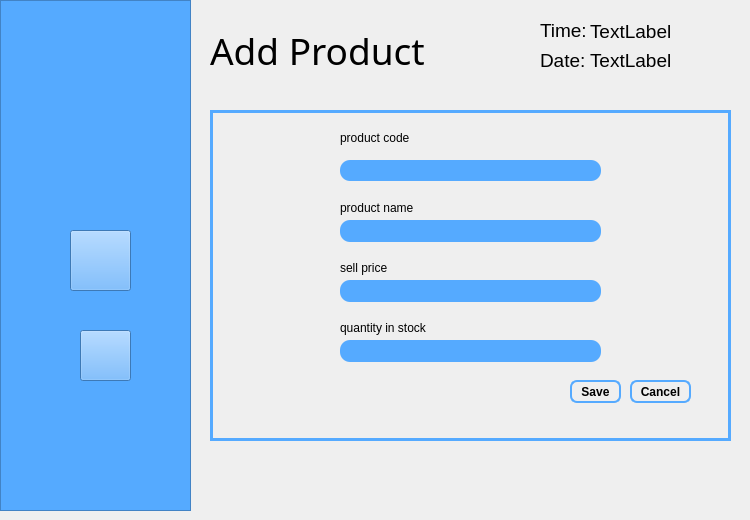
   <widget class="QWidget" name="page_2">
    <widget class="QFrame" name="frame_3">
     <property name="geometry">
      <rect>
       <x>0</x>
       <y>0</y>
       <width>191</width>
       <height>511</height>
      </rect>
     </property>
     <property name="styleSheet">
      <string notr="true">background:rgb(85,170,255);</string>
     </property>
     <property name="frameShape">
      <enum>QFrame::StyledPanel</enum>
     </property>
     <property name="frameShadow">
      <enum>QFrame::Raised</enum>
     </property>
     <widget class="QLabel" name="labelLogo5">
      <property name="geometry">
       <rect>
        <x>10</x>
        <y>30</y>
        <width>171</width>
        <height>171</height>
       </rect>
      </property>
      <property name="styleSheet">
       <string notr="true">border-image:url(://img/floralloLogo.png);</string>
      </property>
      <property name="text">
       <string/>
      </property>
     </widget>
     <widget class="QPushButton" name="profile_5">
      <property name="geometry">
       <rect>
        <x>70</x>
        <y>230</y>
        <width>61</width>
        <height>61</height>
       </rect>
      </property>
      <property name="styleSheet">
       <string notr="true">#profile_5
{
   border-image:url(://img/profileIcon.png);
}

#profile_5:hover
{
  border-image:url(://img/profileIconHover.png);
}</string>
      </property>
      <property name="text">
       <string/>
      </property>
     </widget>
     <widget class="QPushButton" name="signOut_5">
      <property name="geometry">
       <rect>
        <x>80</x>
        <y>330</y>
        <width>51</width>
        <height>51</height>
       </rect>
      </property>
      <property name="styleSheet">
       <string notr="true">#signOut_5
{
   border-image:url(://img/signOut.png);
}

#signOut_5:hover
{
  border-image:url(://img/signOutHover.png);
}</string>
      </property>
      <property name="text">
       <string/>
      </property>
     </widget>
    </widget>
    <widget class="QFrame" name="frame_4">
     <property name="geometry">
      <rect>
       <x>210</x>
       <y>110</y>
       <width>521</width>
       <height>331</height>
      </rect>
     </property>
     <property name="styleSheet">
      <string notr="true">#frame_4
{
	border:3px solid rgb(85, 170, 255);
}</string>
     </property>
     <property name="frameShape">
      <enum>QFrame::StyledPanel</enum>
     </property>
     <property name="frameShadow">
      <enum>QFrame::Raised</enum>
     </property>
     <widget class="QLineEdit" name="lineEdit_ProductCodeInput">
      <property name="geometry">
       <rect>
        <x>130</x>
        <y>50</y>
        <width>261</width>
        <height>21</height>
       </rect>
      </property>
      <property name="font">
       <font>
        <pointsize>10</pointsize>
       </font>
      </property>
      <property name="styleSheet">
       <string notr="true">padding: 1px;
background: rgb(85,170,255);
border-radius: 10px;
</string>
      </property>
     </widget>
     <widget class="QLineEdit" name="lineEdit_QuantityInStockInput">
      <property name="geometry">
       <rect>
        <x>130</x>
        <y>230</y>
        <width>261</width>
        <height>22</height>
       </rect>
      </property>
      <property name="font">
       <font>
        <pointsize>10</pointsize>
       </font>
      </property>
      <property name="styleSheet">
       <string notr="true">padding: 1px;
background: rgb(85,170,255);
border-radius: 10px;</string>
      </property>
     </widget>
     <widget class="QLineEdit" name="lineEdit_SellPriceInput">
      <property name="geometry">
       <rect>
        <x>130</x>
        <y>170</y>
        <width>261</width>
        <height>22</height>
       </rect>
      </property>
      <property name="font">
       <font>
        <pointsize>10</pointsize>
       </font>
      </property>
      <property name="styleSheet">
       <string notr="true">padding: 1px;
background: rgb(85,170,255);
border-radius: 10px;</string>
      </property>
     </widget>
     <widget class="QLineEdit" name="lineEdit_ProductNameInput">
      <property name="geometry">
       <rect>
        <x>130</x>
        <y>110</y>
        <width>261</width>
        <height>22</height>
       </rect>
      </property>
      <property name="font">
       <font>
        <pointsize>10</pointsize>
       </font>
      </property>
      <property name="styleSheet">
       <string notr="true">padding: 1px;
background: rgb(85,170,255);
border-radius: 10px;</string>
      </property>
     </widget>
     <widget class="QPushButton" name="pushButton_SaveAddProduct">
      <property name="geometry">
       <rect>
        <x>360</x>
        <y>270</y>
        <width>51</width>
        <height>23</height>
       </rect>
      </property>
      <property name="font">
       <font>
        <family>Arial</family>
        <pointsize>9</pointsize>
        <weight>75</weight>
        <bold>true</bold>
       </font>
      </property>
      <property name="styleSheet">
       <string notr="true">#pushButton_SaveAddProduct
{
background-color: transparent;
border-width: 2px;
border-color: rgb(85,170,255);
border-style: solid;
border-radius: 7;
padding: 3px;
padding-left: 5px;
padding-right: 5px;
}

#pushButton_SaveAddProduct:hover
{
background:rgb(85,170,255);
}</string>
      </property>
      <property name="text">
       <string>Save</string>
      </property>
     </widget>
     <widget class="QPushButton" name="pushButton_CancelAddProduct">
      <property name="geometry">
       <rect>
        <x>420</x>
        <y>270</y>
        <width>61</width>
        <height>23</height>
       </rect>
      </property>
      <property name="font">
       <font>
        <family>Arial</family>
        <pointsize>9</pointsize>
        <weight>75</weight>
        <bold>true</bold>
       </font>
      </property>
      <property name="styleSheet">
       <string notr="true">#pushButton_CancelAddProduct
{
background-color: transparent;
border-width: 2px;
border-color: rgb(85,170,255);
border-style: solid;
border-radius: 7;
padding: 3px;
padding-left: 5px;
padding-right: 5px;
}

#pushButton_CancelAddProduct:hover
{
background:rgb(85,170,255);
}</string>
      </property>
      <property name="text">
       <string>Cancel</string>
      </property>
     </widget>
     <widget class="QLabel" name="label">
      <property name="geometry">
       <rect>
        <x>130</x>
        <y>20</y>
        <width>81</width>
        <height>16</height>
       </rect>
      </property>
      <property name="text">
       <string>product code</string>
      </property>
     </widget>
     <widget class="QLabel" name="label_19">
      <property name="geometry">
       <rect>
        <x>130</x>
        <y>90</y>
        <width>91</width>
        <height>16</height>
       </rect>
      </property>
      <property name="text">
       <string>product name</string>
      </property>
     </widget>
     <widget class="QLabel" name="label_20">
      <property name="geometry">
       <rect>
        <x>130</x>
        <y>150</y>
        <width>81</width>
        <height>16</height>
       </rect>
      </property>
      <property name="text">
       <string>sell price</string>
      </property>
     </widget>
     <widget class="QLabel" name="label_21">
      <property name="geometry">
       <rect>
        <x>130</x>
        <y>210</y>
        <width>101</width>
        <height>16</height>
       </rect>
      </property>
      <property name="text">
       <string>quantity in stock</string>
      </property>
     </widget>
    </widget>
    <widget class="QLabel" name="label_5">
     <property name="geometry">
      <rect>
       <x>210</x>
       <y>20</y>
       <width>301</width>
       <height>61</height>
      </rect>
     </property>
     <property name="font">
      <font>
       <family>Arial Rounded MT Bold</family>
       <pointsize>28</pointsize>
      </font>
     </property>
     <property name="text">
      <string>Add Product</string>
     </property>
    </widget>
    <widget class="QLabel" name="label_6">
     <property name="geometry">
      <rect>
       <x>540</x>
       <y>20</y>
       <width>47</width>
       <height>20</height>
      </rect>
     </property>
     <property name="font">
      <font>
       <pointsize>14</pointsize>
      </font>
     </property>
     <property name="text">
      <string>Time:</string>
     </property>
    </widget>
    <widget class="QLabel" name="label_7">
     <property name="geometry">
      <rect>
       <x>540</x>
       <y>50</y>
       <width>51</width>
       <height>21</height>
      </rect>
     </property>
     <property name="font">
      <font>
       <pointsize>14</pointsize>
      </font>
     </property>
     <property name="text">
      <string>Date:</string>
     </property>
    </widget>
    <widget class="QLabel" name="time4">
     <property name="geometry">
      <rect>
       <x>590</x>
       <y>8</y>
       <width>151</width>
       <height>46</height>
      </rect>
     </property>
     <property name="font">
      <font>
       <pointsize>14</pointsize>
      </font>
     </property>
     <property name="text">
      <string>TextLabel</string>
     </property>
    </widget>
    <widget class="QLabel" name="date4">
     <property name="geometry">
      <rect>
       <x>590</x>
       <y>45</y>
       <width>112</width>
       <height>31</height>
      </rect>
     </property>
     <property name="font">
      <font>
       <pointsize>14</pointsize>
      </font>
     </property>
     <property name="text">
      <string>TextLabel</string>
     </property>
    </widget>
   </widget>
